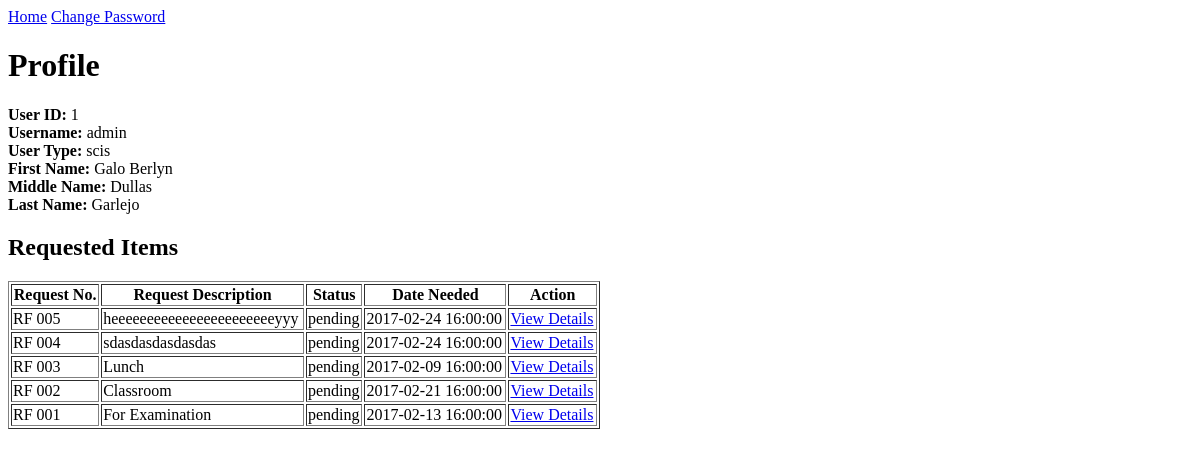
Page /request_app/dashboard/profile.php (signed in) on the earlier database version.
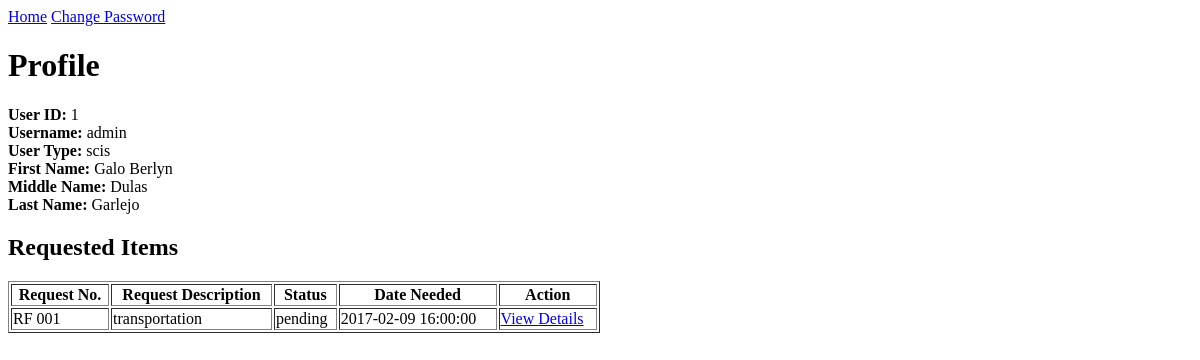
Same page on the later database version.
### tables this page shows
CREATE TABLE `user_details` (
  `id` int(11) NOT NULL,
  `user_id` int(11) NOT NULL,
  `firstname` varchar(255) NOT NULL,
  `middlename` varchar(255) NOT NULL,
  `lastname` varchar(255) NOT NULL,
  `created_at` timestamp NOT NULL,
  `updated_at` timestamp NOT NULL
);

CREATE TABLE `request_form` (
  `request_id` int(11) NOT NULL,
  `requested_by` int(11) NOT NULL COMMENT 'user.id',
  `request_status` varchar(255) NOT NULL,
  `use_of_item` text NOT NULL,
  `date_needed` timestamp NOT NULL,
  `created_at` timestamp NOT NULL,
  `updated_at` timestamp NOT NULL
);

CREATE TABLE `users` (
  `id` int(11) NOT NULL,
  `username` varchar(255) NOT NULL,
  `password` varchar(255) NOT NULL,
  `user_type` varchar(255) NOT NULL COMMENT 'scis/accounting',
  `user_status` varchar(255) NOT NULL COMMENT 'active/disabled',
  `created_at` timestamp NOT NULL,
  `updated_at` timestamp NOT NULL
);

### request_app/dashboard/profile.php (the view, shortened to what this page needs)
<!DOCTYPE html>
<html>
    <head>
    </head>
    <body>
        <?php
            include '../shared/connection.php';
            $user_id = $_SESSION['user_id'];
            $user_info = "Select users.id, username, user_type, password,firstname, middlename, lastname from users inner join user_details on users.id = user_id where users.id = '$user_id';";
            $requests = "SELECT * FROM request_form WHERE requested_by = '$user_id' ORDER BY created_at DESC";
            $requestQuery = mysqli_query($conn,$requests) or die(mysqli_error($conn));
            $user_infoQ = mysqli_query($conn,$user_info) or die(mysqli_error($conn));
        ?>
        <a href="../dashboard/home.php">Home</a>
        <a href="../dashboard/change_password.php">Change Password</a>
        <h1>Profile</h1>
        <?php
            $user = mysqli_fetch_array($user_infoQ);
            echo "<b>User ID: </b>" . $user['id'] . "<br>";
            echo "<b>Username: </b>" . $user['username'] . "<br>";
            echo "<b>User Type: </b>" . $user['user_type'] . "<br>";
            echo "<b>First Name: </b>" . $user['firstname'] . "<br>";
            echo "<b>Middle Name: </b>" . $user['middlename'] . "<br>";
            echo "<b>Last Name: </b>" . $user['lastname'] . "<br>";
        ?>
        <h2>Requested Items</h2>
        <table style="width:50%" border="1">
            <tr>
                <th>Request No.</th>
                <th>Request Description</th>
                <th>Status</th>
                <th>Date Needed</th>
                <th>Action</th>
            </tr>
        <?php
            while ($log = mysqli_fetch_array($requestQuery)) {
                echo "<tr><td> RF 00" . $log['request_id'] . "</td>";
			  	echo "<td>" . $log['use_of_item'] . "</td>";
			  	echo "<td>" . $log['request_status'] . "</td>";
			  	echo "<td>" . $log['date_needed'] . "</td>";
			  	echo "<td><a href='request_details.php?request_id=" . $log['request_id'] . "'>View Details</a></td></tr>";
            }
        ?>
        </table>
    </body>
</html>

Differences in the rows shown:
removed request_form: request_id "5", use_of_item "heeeeeeeeeeeeeeeeeeeeeeeyyy", request_status "pending", date_needed "2017-02-24 16:00:00"
removed request_form: request_id "4", use_of_item "sdasdasdasdasdas", request_status "pending", date_needed "2017-02-24 16:00:00"
removed request_form: request_id "3", use_of_item "Lunch", request_status "pending", date_needed "2017-02-09 16:00:00"
removed request_form: request_id "2", use_of_item "Classroom", request_status "pending", date_needed "2017-02-21 16:00:00"
changed user_details "Galo Berlyn": middlename "Dullas" → "Dulas"
changed request_form "pending": use_of_item "For Examination" → "transportation"; date_needed "2017-02-13 16:00:00" → "2017-02-09 16:00:00"
